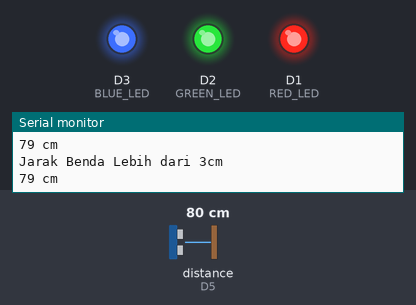
This program was run on a simulated ESP8266 (NodeMCU). Parts: output pins drawn as LEDs (lit = HIGH), the last lines printed to the serial monitor. Wiring (inferred from the names in the program): ultrasonic range finder: trigger D6; echo D5. The test bench sets the inputs (shaded band); at power-on: distance to the obstacle (sensor on D5) 80 cm. The echo pulse lasts 58.3 µs per cm; pins used as bus, display or sensor lines are not drawn.

Above: at 4.8 s.
4.9 s: distance to the obstacle (sensor on D5) set to 2 cm
At 10.3 s:
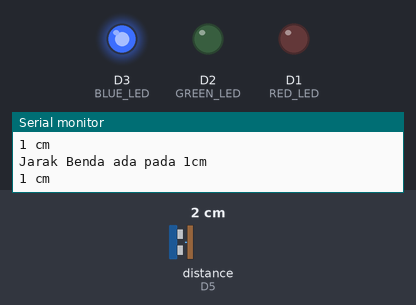
11.5 s: distance to the obstacle (sensor on D5) set to 4 cm
At 14.7 s:
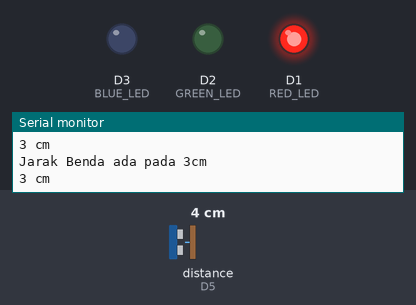
16.5 s: distance to the obstacle (sensor on D5) set to 9 cm
At 20.5 s:
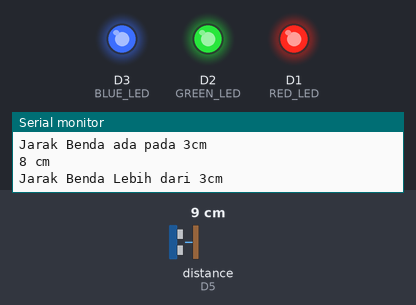
Timing chart, 0 to 22.0 s (numbered marks = the images above; inputs shaded):
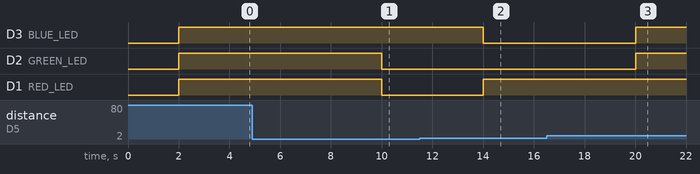

The program:

main.cpp
```cpp
//sensor ldr
/**#include <Arduino.h>
 #define sensorLDR A0
 int nilaiSensor;

void setup() {
  // put your setup code here, to run once:
Serial.begin(115200);
Serial.println("Contoh Penggunaan Sensor LDR");
delay(3000);
}

void loop() {
  // put your main code here, to run repeatedly:
nilaiSensor = analogRead(sensorLDR);
Serial.print("Nilai Sensor :");
Serial.println(nilaiSensor);
delay(1000);
}**/

// sensor HC-SR dan tugas 2
#include <Arduino.h>
#define triggerPin D6
#define echoPin D5
#define RED_LED D1
#define GREEN_LED D2
#define BLUE_LED D3


void setup() {
   Serial.begin (115200);
   pinMode(triggerPin, OUTPUT);
   pinMode(echoPin, INPUT);
   pinMode(RED_LED, OUTPUT);
   pinMode(GREEN_LED, OUTPUT);
   pinMode(BLUE_LED, OUTPUT);
   //pinMode(BUILTIN_LED, OUTPUT);
}

void loop() {
   long duration, jarak;
   digitalWrite(triggerPin, LOW);
   delayMicroseconds(2);
   digitalWrite(triggerPin, HIGH);
   delayMicroseconds(10);
   digitalWrite(triggerPin, LOW);
   duration = pulseIn(echoPin, HIGH);
   jarak = duration * 0.034 / 2;
   Serial.print(jarak);
   Serial.println(" cm");
   delay(2000);

   if (jarak <= 1){
    Serial.println("Jarak Benda ada pada 1cm");
    digitalWrite(RED_LED, LOW);
    digitalWrite(GREEN_LED, LOW);
    digitalWrite(BLUE_LED, HIGH);
  }

  if (2<= jarak && jarak < 3){
    Serial.println("Jarak Benda ada pada 2cm");
    digitalWrite(RED_LED, LOW);
    digitalWrite(GREEN_LED, HIGH);
    digitalWrite(BLUE_LED, LOW);
  }

  if (3 <= jarak && jarak < 4){
    Serial.println("Jarak Benda ada pada 3cm");
    digitalWrite(RED_LED, HIGH);
    digitalWrite(GREEN_LED, LOW);
    digitalWrite(BLUE_LED, LOW);
  }

  if (jarak > 3){
    Serial.println("Jarak Benda Lebih dari 3cm");
    digitalWrite(RED_LED,HIGH);
    digitalWrite(GREEN_LED,HIGH);
    digitalWrite(BLUE_LED,HIGH);
    delay(2000);
  }
}
/**
//Tugas 1
#include <Arduino.h>
#include <DHT.h>
#define DHTTYPE DHT11
#define RED_LED D2
#define GREEN_LED D3
#define BLUE_LED D4

DHT dht(D5, DHTTYPE);

void setup(){
  dht.begin();
  Serial.begin(115200);
  pinMode(RED_LED,OUTPUT);
  pinMode(GREEN_LED, OUTPUT);
  pinMode(BLUE_LED, OUTPUT);
  Serial.println("Penerapan Sensor LDR dan DHT11");
  delay(2000);
}

void loop(){
  int sensorLDR = analogRead(A0);
Serial.print("Nilai Sensor :");
Serial.println(sensorLDR);
delay(1000);

float h = dht.readHumidity();
float t = dht.readTemperature();
float f = dht.readTemperature(true);

if (isnan(h) || isnan(t) || isnan(f))
{
  Serial.println("Failed to read from DHT sensor!");
  return;
}

float hif = dht.computeHeatIndex(f, h);
float hic = dht.computeHeatIndex(t, h, false);

Serial.print(F("Humidity: "));
Serial.print(h);
Serial.print(F("%  Temperature: "));
Serial.print(t);
Serial.print(F("°C "));

if (t <= 30 && sensorLDR <= 20){
  Serial.println("Suhu saat ini Dingin dan Cahaya Tidak Terang");
  digitalWrite(RED_LED, LOW);
  digitalWrite(GREEN_LED, LOW);
  digitalWrite(BLUE_LED, HIGH);
  delay(2000);
}

if (t>= 29 && sensorLDR >= 15){
  Serial.println("Suhu saat ini Tinggi dan Cahaya Terang");
  digitalWrite(RED_LED, HIGH);
  digitalWrite(GREEN_LED, LOW);
  digitalWrite(BLUE_LED, LOW);
  delay(2000);
}
}**/

//Tugas 2
```

Measured:
- after the input at 4.9 s, D2 (GREEN_LED), D1 (RED_LED): HIGH → LOW after 5.1 s
- after the input at 11.5 s, D3 (BLUE_LED): HIGH → LOW after 2.5 s; D1 (RED_LED): LOW → HIGH after 2.5 s
- after the input at 16.5 s, D3 (BLUE_LED), D2 (GREEN_LED): LOW → HIGH after 3.5 s
